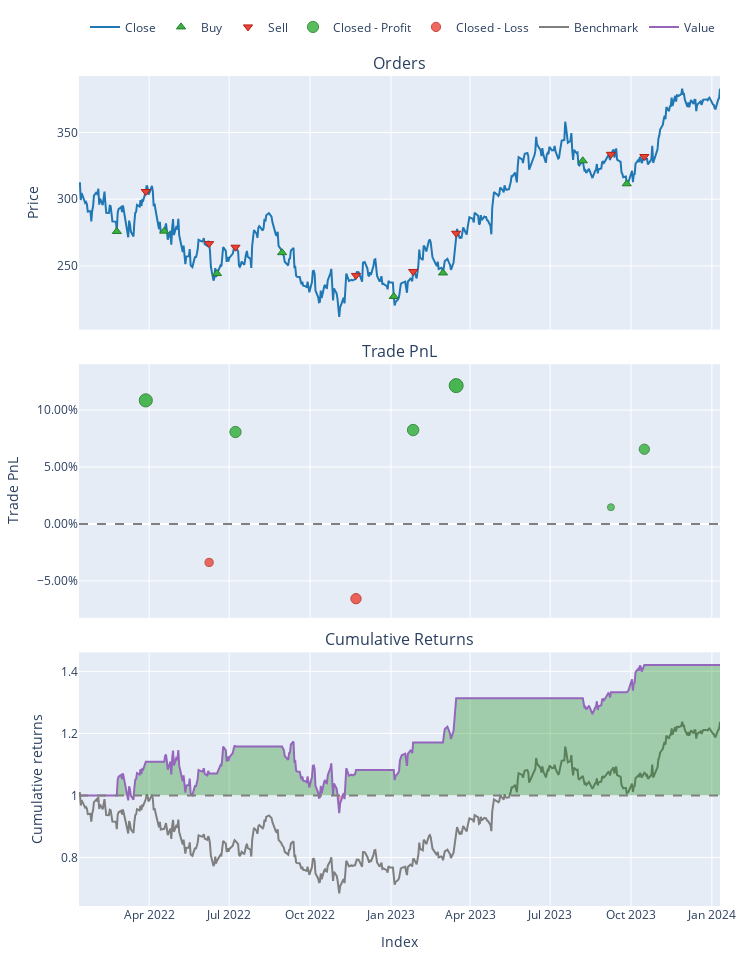

Write notebook code for a chart like this one.
### Markdown cell above
### Basic Usage

### Code cell
import vectorbt as vbt 
import datetime 
import numpy as np

# end date 
end_date = datetime.datetime.now()
start_date = end_date - datetime.timedelta(days=2*365)

# set parameters for RSI
rsi_level_lower = 30
rsi_level_upper = 70


# download data for microsoft
micro_price = vbt.YFData.download('MSFT', start=start_date, end=end_date,missing_index='drop').get('Close')


# create RSI
rsi = vbt.RSI.run(micro_price, 14)

# create entries and exits 
entries  = rsi.rsi_crossed_below(rsi_level_lower)
exits = rsi.rsi_crossed_above(rsi_level_upper)

# create portfolio
pf = vbt.Portfolio.from_signals(micro_price, entries, exits, freq='1D')

# print stats
print(pf.stats())

# show portfolio
pf.plot().show()

### Figure 1 — Plotly figure (JSON) as saved in the notebook; plotly's stock layout.template omitted (floating-point values rounded to 4 significant figures; data arrays with more than 128 entries replaced by an {"elided": "..."} marker saying what was removed)
{"data": [{"legendgroup": "0", "line": {"color": "#1f77b4"}, "name": "Close", "showlegend": true, "type": "scatter", "uid": "d91a5800-d152-42fa-b908-3510d16f45df", "x": {"elided": "502 str values"}, "xaxis": "x", "y": {"elided": "502 float values"}, "yaxis": "y"}, {"customdata": [[0, 0.3626, 0], [2, 0.4016, 0], [4, 0.4385, 0], [6, 0.4454, 0], [8, 0.4763, 0], [10, 0.4785, 0], [12, 0.3995, 0], [14, 0.4278, 0]], "hovertemplate": "Order Id: %{customdata[0]}<br>Timestamp: %{x}<br>Price: %{y}<br>Size: %{customdata[1]:.6f}<br>Fees: %{customdata[2]:.6f}", "legendgroup": "1", "marker": {"color": "#37B13F", "line": {"color": "rgb(38,123,44)", "width": 1}, "size": 8, "symbol": "triangle-up"}, "mode": "markers", "name": "Buy", "type": "scatter", "uid": "7157eca7-295e-4123-bdea-70b9549b81aa", "x": ["2022-02-23T05:00:00+00:00", "2022-04-18T04:00:00+00:00", "2022-06-17T04:00:00+00:00", "2022-08-30T04:00:00+00:00", "2023-01-04T05:00:00+00:00", "2023-03-01T05:00:00+00:00", "2023-08-07T04:00:00+00:00", "2023-09-26T04:00:00+00:00"], "xaxis": "x", "y": [275.8, 276.0, 244.3, 259.9, 227.1, 244.7, 328.7, 311.5], "yaxis": "y"}, {"customdata": [[1, 0.3626, 0], [3, 0.4016, 0], [5, 0.4385, 0], [7, 0.4454, 0], [9, 0.4763, 0], [11, 0.4785, 0], [13, 0.3995, 0], [15, 0.4278, 0]], "hovertemplate": "Order Id: %{customdata[0]}<br>Timestamp: %{x}<br>Price: %{y}<br>Size: %{customdata[1]:.6f}<br>Fees: %{customdata[2]:.6f}", "legendgroup": "2", "marker": {"color": "#EA4335", "line": {"color": "rgb(181,31,18)", "width": 1}, "size": 8, "symbol": "triangle-down"}, "mode": "markers", "name": "Sell", "type": "scatter", "uid": "c51edaea-106b-4c83-95bb-4c506ae20919", "x": ["2022-03-28T04:00:00+00:00", "2022-06-08T04:00:00+00:00", "2022-07-08T04:00:00+00:00", "2022-11-22T05:00:00+00:00", "2023-01-26T05:00:00+00:00", "2023-03-16T04:00:00+00:00", "2023-09-08T04:00:00+00:00", "2023-10-16T04:00:00+00:00"], "xaxis": "x", "y": [305.7, 266.7, 264.0, 242.9, 245.8, 274.5, 333.6, 332.0], "yaxis": "y"}, {"customdata": [[0, 0, 10.86, 0.1086], [2, 2, 8.655, 0.0808], [4, 4, 8.924, 0.0825], [5, 5, 14.23, 0.1215], [6, 6, 1.937, 0.01475], [7, 7, 8.752, 0.06568]], "hovertemplate": "Exit Trade Id: %{customdata[0]}<br>Position Id: %{customdata[1]}<br>Exit Timestamp: %{x}<br>PnL: %{customdata[2]:.6f}<br>Return: %{customdata[3]:.2%}", "legendgroup": "3", "marker": {"color": "#37B13F", "line": {"color": "rgb(38,123,44)", "width": 1}, "opacity": [0.8818, 0.8428, 0.8452, 0.9, 0.75, 0.8215], "size": [13.15, 11.33, 11.44, 14, 7, 10.34], "symbol": "circle"}, "mode": "markers", "name": "Closed - Profit", "type": "scatter", "uid": "e1a598e8-041e-42d8-bbe9-34338432d926", "x": ["2022-03-28T04:00:00+00:00", "2022-07-08T04:00:00+00:00", "2023-01-26T05:00:00+00:00", "2023-03-16T04:00:00+00:00", "2023-09-08T04:00:00+00:00", "2023-10-16T04:00:00+00:00"], "xaxis": "x2", "y": [0.1086, 0.0808, 0.0825, 0.1215, 0.01475, 0.06568], "yaxis": "y2"}, {"customdata": [[1, 1, -3.746, -0.03379], [3, 3, -7.594, -0.06559]], "hovertemplate": "Exit Trade Id: %{customdata[0]}<br>Position Id: %{customdata[1]}<br>Exit Timestamp: %{x}<br>PnL: %{customdata[2]:.6f}<br>Return: %{customdata[3]:.2%}", "legendgroup": "4", "marker": {"color": "#EA4335", "line": {"color": "rgb(181,31,18)", "width": 1}, "opacity": [0.7768, 0.8214], "size": [8.249, 10.33], "symbol": "circle"}, "mode": "markers", "name": "Closed - Loss", "type": "scatter", "uid": "829e5b45-8f65-480a-b751-32ee0c786990", "x": ["2022-06-08T04:00:00+00:00", "2022-11-22T05:00:00+00:00"], "xaxis": "x2", "y": [-0.03379, -0.06559], "yaxis": "y2"}, {"legendgroup": "5", "line": {"color": "#7f7f7f"}, "name": "Benchmark", "showlegend": true, "type": "scatter", "uid": "cfd49066-901f-43f5-a968-a7e8f028a494", "x": {"elided": "502 str values"}, "xaxis": "x3", "y": {"elided": "502 float values"}, "yaxis": "y3"}, {"hoverinfo": "skip", "legendgroup": "6", "line": {"color": "rgba(0, 0, 0, 0)", "width": 0}, "opacity": 0, "showlegend": false, "type": "scatter", "uid": "a90ede95-c4f5-4d47-a356-9657906e018f", "x": {"elided": "502 str values"}, "xaxis": "x3", "y": {"elided": "502 int values"}, "yaxis": "y3"}, {"connectgaps": false, "fill": "tonexty", "fillcolor": "rgba(0, 128, 0, 0.3)", "hoverinfo": "skip", "legendgroup": "6", "line": {"color": "rgba(0, 0, 0, 0)", "width": 0}, "opacity": 0, "showlegend": false, "type": "scatter", "uid": "b2f6e322-aaf1-43ed-a758-c766b58089c7", "x": {"elided": "502 str values"}, "xaxis": "x3", "y": {"elided": "502 float values"}, "yaxis": "y3"}, {"hoverinfo": "skip", "legendgroup": "6", "line": {"color": "rgba(0, 0, 0, 0)", "width": 0}, "opacity": 0, "showlegend": false, "type": "scatter", "uid": "e9bc2a62-5edb-484f-b242-605f9e26f019", "x": {"elided": "502 str values"}, "xaxis": "x3", "y": {"elided": "502 int values"}, "yaxis": "y3"}, {"connectgaps": false, "fill": "tonexty", "fillcolor": "rgba(255, 0, 0, 0.3)", "hoverinfo": "skip", "legendgroup": "6", "line": {"color": "rgba(0, 0, 0, 0)", "width": 0}, "opacity": 0, "showlegend": false, "type": "scatter", "uid": "d131f8a2-8f01-4dfe-b8ca-5c643d7546a6", "x": {"elided": "502 str values"}, "xaxis": "x3", "y": {"elided": "502 float values"}, "yaxis": "y3"}, {"legendgroup": "7", "line": {"color": "#9467bd"}, "name": "Value", "showlegend": true, "type": "scatter", "uid": "7ca807d3-f3b1-4349-8cdd-546b0814a2e9", "x": {"elided": "502 str values"}, "xaxis": "x3", "y": {"elided": "502 float values"}, "yaxis": "y3"}, {"hoverinfo": "skip", "legendgroup": "6", "line": {"color": "rgba(0, 0, 0, 0)", "width": 0}, "opacity": 0, "showlegend": false, "type": "scatter", "uid": "398ffba2-c009-40d9-b8cc-86adaf0e0d9e", "x": {"elided": "502 str values"}, "xaxis": "x3", "y": {"elided": "502 int values"}, "yaxis": "y3"}], "layout": {"annotations": [{"font": {"size": 16}, "showarrow": false, "text": "Orders", "x": 0.5, "xanchor": "center", "xref": "paper", "y": 1, "yanchor": "bottom", "yref": "paper"}, {"font": {"size": 16}, "showarrow": false, "text": "Trade PnL", "x": 0.5, "xanchor": "center", "xref": "paper", "y": 0.6528, "yanchor": "bottom", "yref": "paper"}, {"font": {"size": 16}, "showarrow": false, "text": "Cumulative Returns", "x": 0.5, "xanchor": "center", "xref": "paper", "y": 0.3056, "yanchor": "bottom", "yref": "paper"}], "height": 960, "legend": {"orientation": "h", "traceorder": "normal", "x": 1, "xanchor": "right", "y": 1.042, "yanchor": "bottom"}, "margin": {"b": 30, "l": 30, "r": 30, "t": 30}, "shapes": [{"line": {"color": "gray", "dash": "dash"}, "type": "line", "x0": 0, "x1": 1, "xref": "paper", "y0": 0, "y1": 0, "yref": "y2"}, {"line": {"color": "gray", "dash": "dash"}, "type": "line", "x0": 0, "x1": 1, "xref": "paper", "y0": 1, "y1": 1, "yref": "y3"}], "showlegend": true, "width": 750, "xaxis": {"anchor": "y", "domain": [0, 1], "matches": "x3", "showticklabels": false}, "xaxis2": {"anchor": "y2", "domain": [0, 1], "matches": "x3", "showticklabels": false}, "xaxis3": {"anchor": "y3", "domain": [0, 1], "title": {"text": "Index"}}, "yaxis": {"anchor": "x", "domain": [0.6944, 1], "title": {"text": "Price"}}, "yaxis2": {"anchor": "x2", "domain": [0.3472, 0.6528], "tickformat": ".2%", "title": {"text": "Trade PnL"}}, "yaxis3": {"anchor": "x3", "domain": [0, 0.3056], "title": {"text": "Cumulative returns"}}}}
